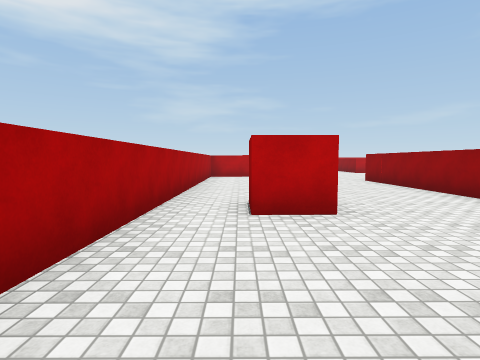
View 1 (above)

24 first-person views from a walk through a Unity game level. The camera is 1.4 m above the floor, tilts 4° down and sees 80° across. The floor is counted in squares, 2 m on a side. Each view is taken from the middle of a square. On the plan, view 1 faces up. The plan holds only what a view shows up to about 10 squares ahead; the rest is blank. The player is left out. Surface patterns are stand-ins for the level's own textures.

View 2
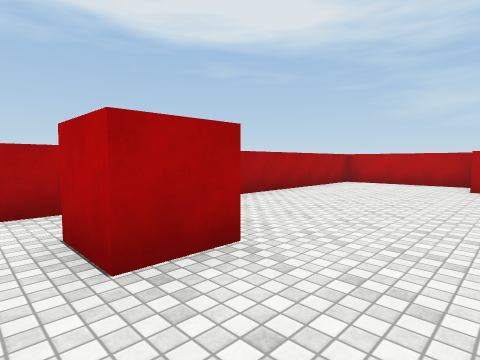

View 3
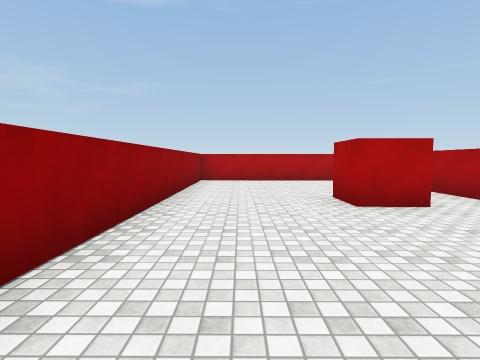

View 4
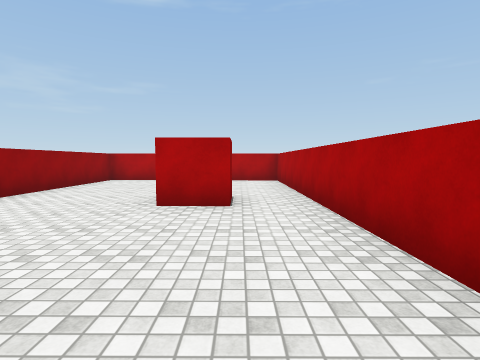

View 5
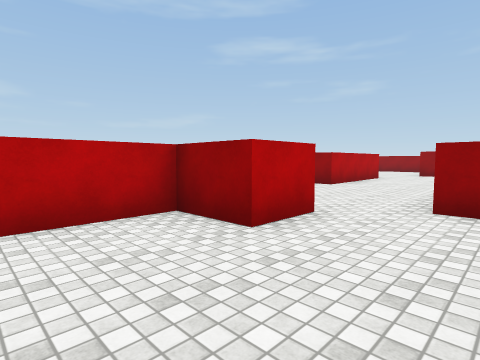

View 6
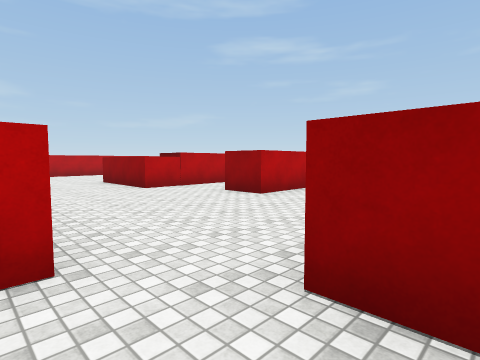

View 7
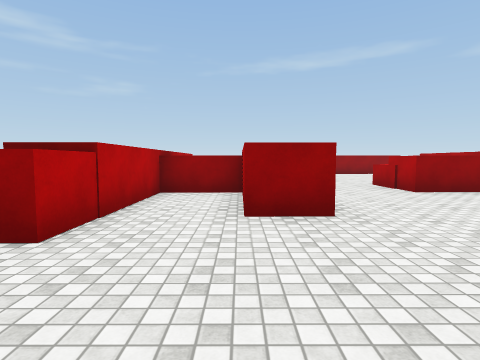

View 8
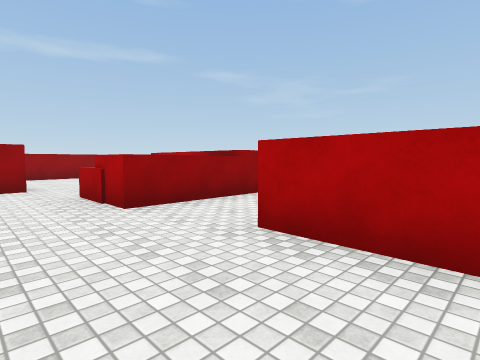

View 9
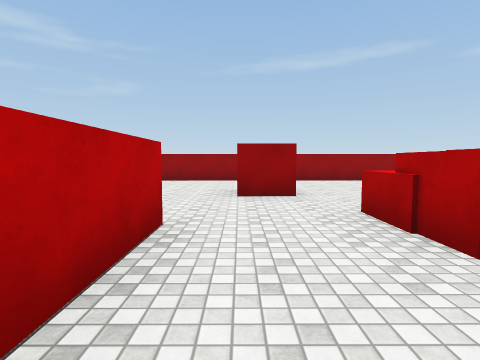

View 10
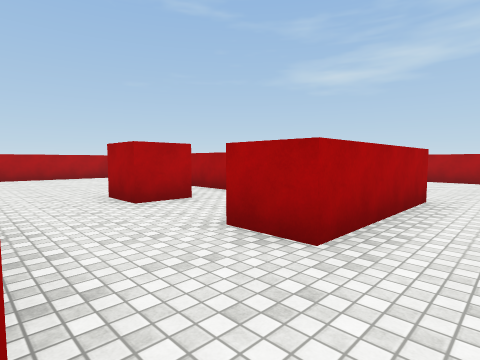

View 11
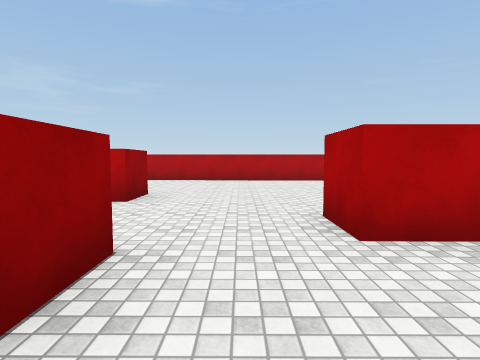

View 12
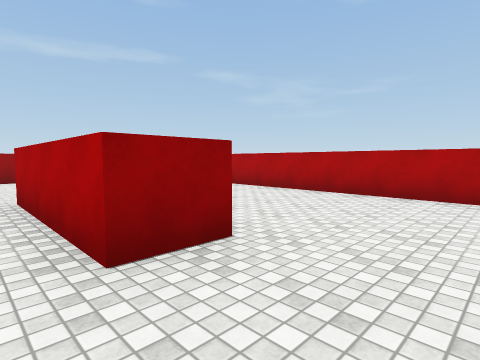

View 13
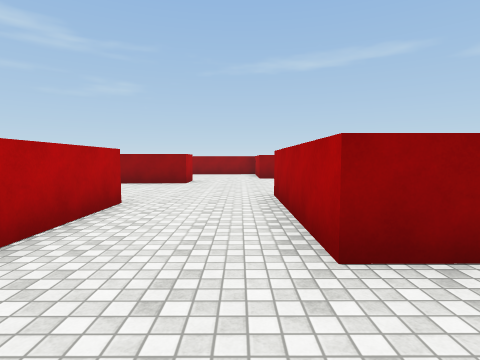

View 14
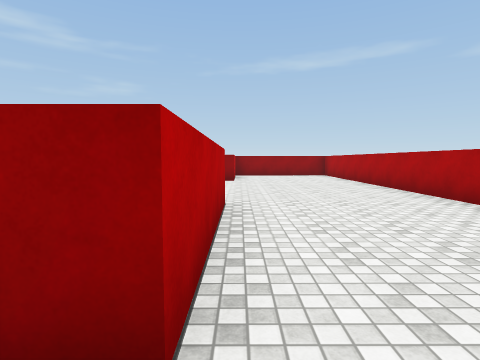

View 15
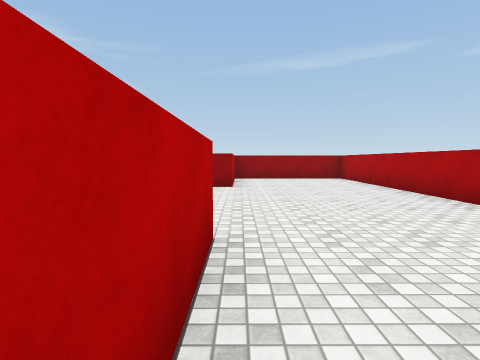

View 16
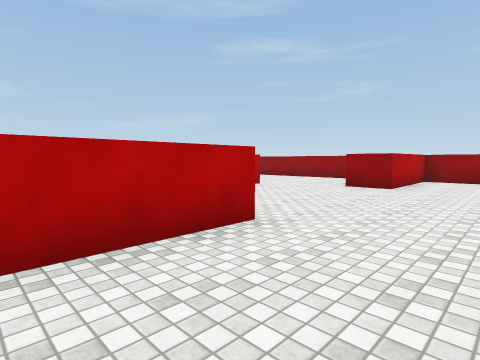

View 17
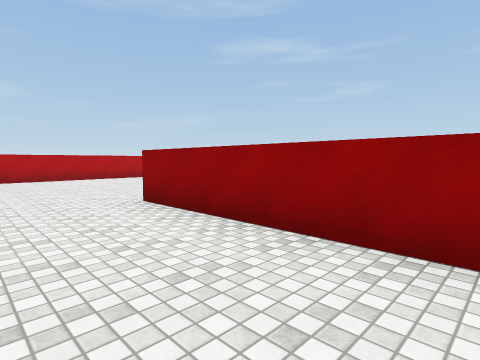

View 18
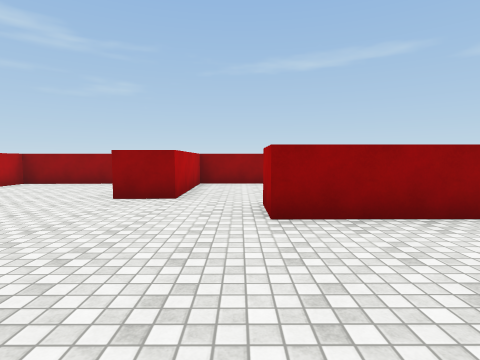

View 19
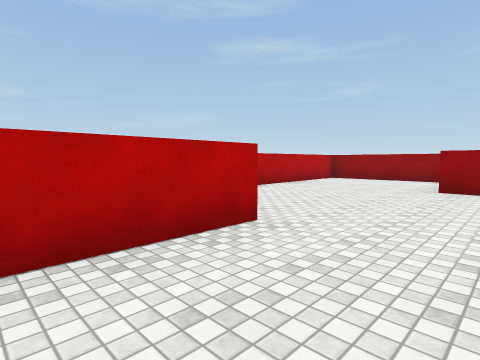

View 20
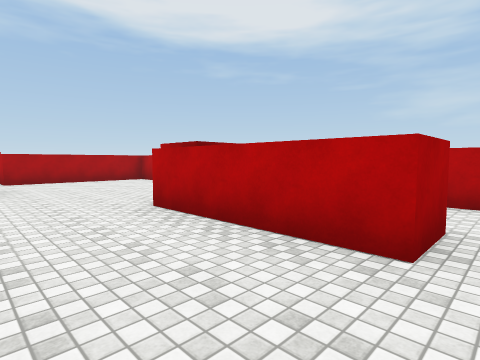

View 21
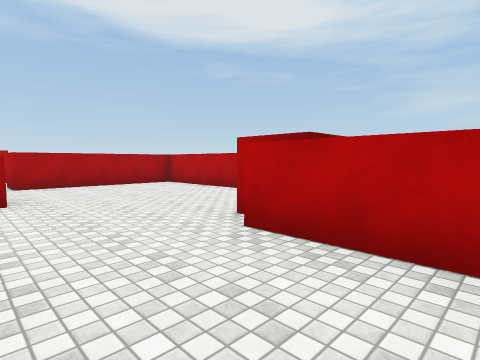

View 22
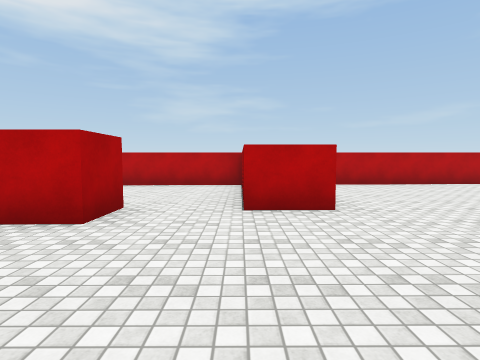

View 23
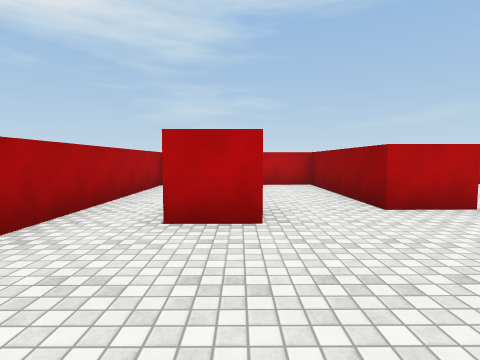

View 24
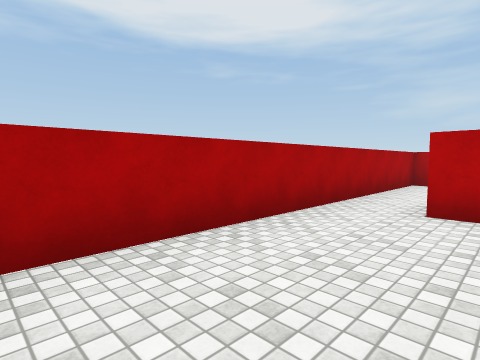

### Floor plan
Points are (right, up) in squares from view 1. A wall is a line through its corners. A room is listed if a view was taken in it or the views show most of it. See-through windows are left out.
Room 1 (views 1, 2, 3, 4, 5, 6)
walls: (3.5, 11) (2.2, 11) (2.2, 12.4) (-1.3, 12.4) (-1.3, -0.6) (4.3, -0.6) (4.3, 9.8)
ways out: opening at (4, 10) to room 2
objects: other object (1, 4)
Room 2 (views 7, 8, 9, 10, 11, 12, 13, 14, 15, 16, 17, 18, 19, 20, 21, 22, 23, 24)
walls: (11.1, 12.8) (7.4, 12.8) (7.4, 13.9) (8.9, 13.9); (9.9, 13.9) (9.9, 15.8); (11.8, 15.7) (6.4, 15.7) (6.4, 18.6); (9.9, 8) (13.6, 8); (7.4, 15.6) (7.4, 16.9); (9.9, 6.9) (9.9, 10.3) (10.5, 10.3); (13.6, 6.9) (11.1, 6.9); (17.3, 12) (17.3, 16.6) (18.2, 16.6); (4.3, 9.8) (7.9, 9.8) (7.9, 8.6); (5.4, 6) (5.4, 4.5); (18.4, 6.5) (17.3, 6.5) (17.3, 10.5); (14.5, 3.2) (10.9, 3.2) (10.9, 4.3) (14.5, 4.3); (14.5, 21.4) (14.5, 20.2) (11.5, 20.2); (19, 18.1) (19, 19.2); (10, 23.2) (4.4, 23.2) (4.4, 19) (3.1, 19) (3.1, 23.2) (-1.3, 23.2) (-1.3, 14.1); (6.1, -0.6) (22, -0.6); (22.2, 19.8) (22.2, 23.2) (14.1, 23.2); (22.2, 1.9) (22.2, 3.2) (19, 3.2) (19, 4.4)
ways out: opening at (4, 10) to room 1; opening at (18.5, 5.5); opening at (19, 17)
objects: other object (1, 19); other object (7, 6) to (8, 6); other object (11, 9) to (11, 10); other object (11, 21); other object (14, 11) to (14, 12)

Where each view was taken, in squares from view 1:
view 1: 0 up, 0 right, facing up
view 2: 3 up, 3 right, facing up-left
view 3: 9 up, 3 right, facing down
view 4: 9 up, 0 right, facing down
view 5: 9 up, 0 right, facing up-right
view 6: 9 up, 3 right, facing up-right
view 7: 14 up, 4 right, facing right
view 8: 12 up, 6 right, facing down-right
view 9: 12 up, 8 right, facing right
view 10: 11 up, 10 right, facing down-left
view 11: 9 up, 9 right, facing down
view 12: 5 up, 9 right, facing down-right
view 13: 5 up, 9 right, facing right
view 14: 3 up, 10 right, facing right
view 15: 3 up, 12 right, facing right
view 16: 1 up, 12 right, facing up-right
view 17: 12 up, 15 right, facing up-right
view 18: 17 up, 14 right, facing right
view 19: 18 up, 12 right, facing up-right
view 20: 18 up, 15 right, facing up-left
view 21: 18 up, 13 right, facing up-left
view 22: 15 up, 3 right, facing up
view 23: 15 up, 1 right, facing up
view 24: 14 up, 1 right, facing up-left
